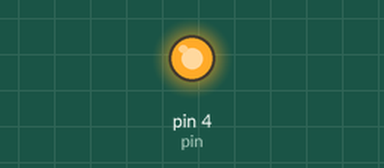
A program run on a simulated MicroPython board. On the bench: output pins drawn as LEDs (lit = HIGH). Library files of the repository ran but are not shown: boot.py.

Above: at 0.5 s.
At 3.1 s:
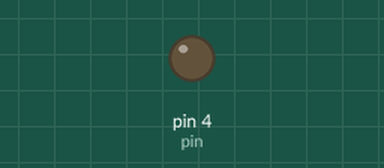
Timing chart, 0 to 3.7 s (numbered marks = the images above):
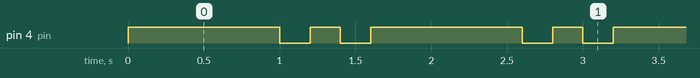

The program:

main.py
```python
# main.py is executed after boot.py is executed
from time import sleep
from machine import Pin

while True:
    pin = Pin(4, Pin.OUT, value=1) # set pin high on creation
    sleep(1.0)
    pin.value(0)
    sleep(0.2)
    pin.value(1)
    sleep(0.2)
    pin.value(0)
    sleep(0.2)
```

Measured:
- by itself, pin 4 (pin): repeats every 1.6 s: LOW 0.20 s, HIGH 0.20 s, LOW 0.20 s, HIGH 1.0 s
- by itself, everything shown: repeats every 1.6 s, in 4 steps
